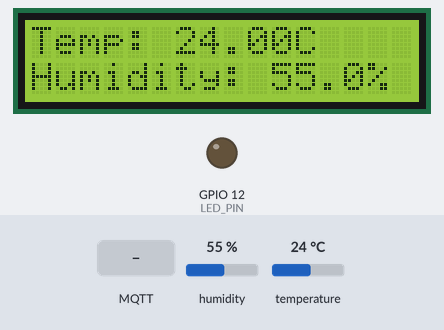
The sketch below on a simulated ESP32. Parts: 16×2 character LCD, output pins drawn as LEDs (lit = HIGH). Inputs (shaded band) come from the test bench; at power-on: humidity 55 %, temperature 24 °C. WiFi joins after 1.5 s; servers stay silent unless stated; no MQTT or app messages arrive unless stated; what the sketch prints to the serial monitor is not drawn.

Above: at 2.8 s.
2.9 s: MQTT message "1" arrives on the first subscribed topic
At 3.41 s:
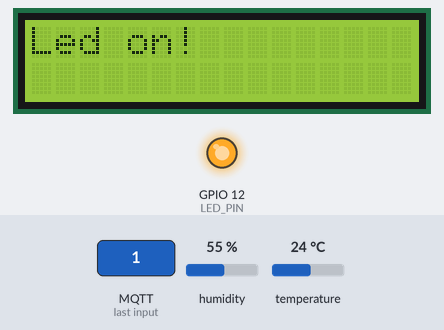
5.1 s: MQTT message "0" arrives on the first subscribed topic
At 5.42 s:
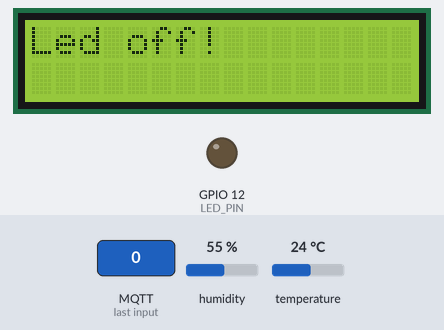
7.1 s: humidity set to 22 %
At 8.3 s:
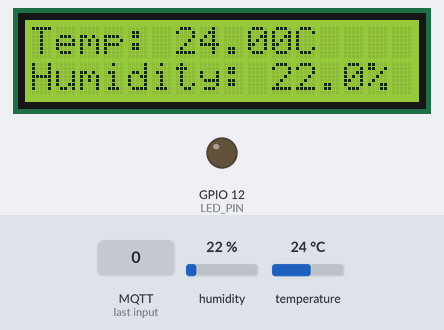
8.6 s: temperature set to 12 °C
At 9.5 s:
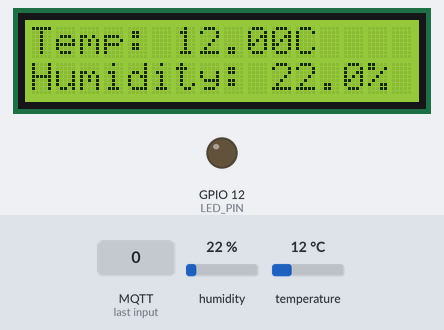
10.1 s: humidity set to 40 %
At 10.7 s:
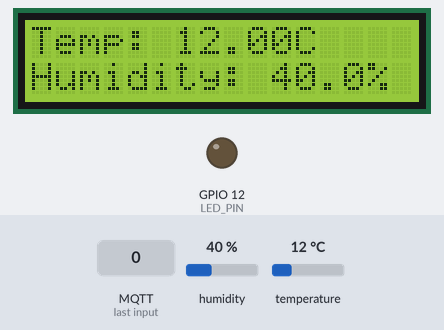
11.6 s: temperature set to 19 °C
At 13.1 s:
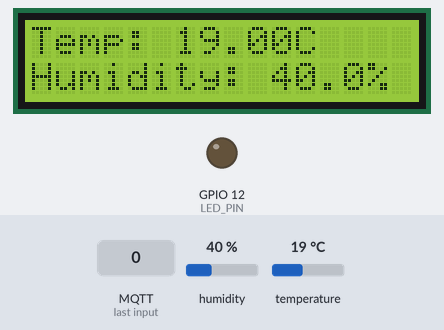
Timing chart, 0 to 14.1 s (numbered marks = the images above; inputs shaded):
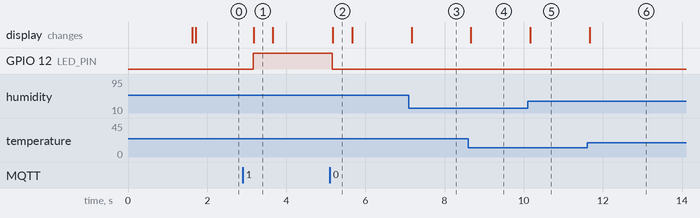

The sketch:

sketch.ino
```cpp
/*
  Based on:
    https://wokwi.com/projects/322524997423727188
    https://wokwi.com/projects/321525495180034642
*/

#include <DHTesp.h>
#include <PubSubClient.h>
#include <LiquidCrystal_I2C.h>
#include <Wire.h>
#include <WiFi.h>

// Define the LCD screen
LiquidCrystal_I2C LCD = LiquidCrystal_I2C(0x27, 16, 2);

// Define random ID
String ID_MQTT = "esp32_mqtt";
char *letters = "abcdefghijklmnopqrstuvwxyz0123456789";

// Define MQTT Topics
#define ON_OFF  "randomonofftopic"
#define HUMIDITY "randomhumiditytopic"
#define TEMPERATURE "randomtemperaturetopic"

// Update every 1 seconds
#define PUBLISH_DELAY 500
unsigned long publishUpdate;

// Wi-Fi settinges
const char *SSID = "Wokwi-GUEST";
const char *PASSWORD = "";

// Define MQTT Broker and PORT
const char *BROKER_MQTT = "broker.hivemq.com";
int BROKER_PORT = 1883;

static char strTemperature[10] = {0};
static char strHumidity[10] = {0};

// Defined ports
const int DHT_PIN = 15;
const int LED_PIN = 12;

// Global variables
WiFiClient espClient;
PubSubClient MQTT(espClient);
DHTesp dhtSensor;

// Declarations
void startWifi(void);

void initMQTT(void);

void callbackMQTT(char *topic, byte *payload, unsigned int length);

void reconnectMQTT(void);

void reconnectWiFi(void);

void checkWiFIAndMQTT(void);


// Starts the Wi-Fi
void startWifi(void) {
  reconnectWiFi();
}

// Starts everything from MQTT
void initMQTT(void) {
  MQTT.setServer(BROKER_MQTT, BROKER_PORT);
  MQTT.setCallback(callbackMQTT);
}

// Callback from Android
// --- Get the messages here
void callbackMQTT(char *topic, byte *payload, unsigned int length) {
  String msg;

  // Convert payload to string
  for (int i = 0; i < length; i++) {
    char c = (char) payload[i];
    msg += c;
  }

  Serial.printf("Topic: %s\n", topic);
  Serial.printf("Message: %s\n", msg, topic);


  if (msg.equals("1")) {
    digitalWrite(LED_PIN, HIGH);
    LCD.clear();
    LCD.setCursor(0, 0);
    LCD.print("Led on!");
  }
  if (msg.equals("0")) {
    digitalWrite(LED_PIN, LOW);
    LCD.clear();
    LCD.setCursor(0, 0);
    LCD.print("Led off!");
  }

}

// Connects to the Broker with a specific random ID
void reconnectMQTT(void) {
  while (!MQTT.connected()) {
    Serial.print("* Starting connection with broker: ");
    Serial.println(BROKER_MQTT);

    if (MQTT.connect(ID_MQTT.c_str())) {
      Serial.print("* Connected to broker successfully with ID: ");
      Serial.println(ID_MQTT);
      MQTT.subscribe(ON_OFF);
    } else {
      Serial.println("* Failed to connected to broker. Trying again in 2 seconds.");
      delay(2000);
    }
  }
}

// Checks both Wi-Fi and MQTT state, and reconnects if something failed.
void checkWiFIAndMQTT(void) {
  if (!MQTT.connected())
    reconnectMQTT();
  reconnectWiFi();
}

void reconnectWiFi(void) {
  if (WiFi.status() == WL_CONNECTED)
    return;

  WiFi.begin(SSID, PASSWORD); // Conecta na rede WI-FI

  Serial.print("* Connecting to Wifi ");
  while (WiFi.status() != WL_CONNECTED) {
    delay(100);
    Serial.print(".");
  }

  Serial.println("");
  Serial.print("* Successfully connected to Wi-Fi, with local IP: ");
  Serial.println(WiFi.localIP());

  LCD.clear();
  LCD.setCursor(0, 0);
  LCD.print("Finished!");
  LCD.setCursor(0, 1);
  LCD.print("-- ");
  LCD.print(WiFi.localIP());
}

// ==========================================
void setup() {
  Serial.begin(115200);

  LCD.init();
  LCD.backlight();
  LCD.setCursor(0, 0);
  LCD.print("Initializing...");
  LCD.setCursor(0, 1);
  LCD.print("Please wait...");
  pinMode(LED_PIN, OUTPUT);
  digitalWrite(LED_PIN, LOW);

  dhtSensor.setup(DHT_PIN, DHTesp::DHT22);

  startWifi();
  initMQTT();
}

void loop() {
  // Loop every 1 second
  if ((millis() - publishUpdate) >= PUBLISH_DELAY) {
    publishUpdate = millis();
    // Check if Wi-Fi and MQTT are up.
    checkWiFIAndMQTT();

    // Get data from sensor
    TempAndHumidity data = dhtSensor.getTempAndHumidity();

    // Check if data is valid
    if (!isnan(data.temperature) && !isnan(data.humidity)) {
      LCD.clear();
      LCD.setCursor(0, 0);
      LCD.print("Temp: " + String(data.temperature, 2) + "C");
      LCD.setCursor(0, 1);
      LCD.print("Humidity: " + String(data.humidity, 1) + "%");

      // // Convert String to const char*
      // const char* temperaturePayload = String(data.temperature, 2).c_str();
      // const char* humidityPayload = String(data.humidity, 1).c_str();

      sprintf(strTemperature, "%.2f", data.temperature);
      sprintf(strHumidity, "%.2f", data.humidity);

      // Print for debugging
      Serial.print("Temperature Payload: ");
      Serial.println(strTemperature);
      Serial.print("Humidity Payload: ");
      Serial.println(strHumidity);

      // Publish using the converted payloads
      MQTT.publish(TEMPERATURE, strTemperature);
      MQTT.publish(HUMIDITY, strHumidity);
    } else {
      Serial.println("Error: Invalid data from DHT sensor");
    }

    // MQTT Keep-alive loop
    MQTT.loop();
  }
}
```

Measured:
- after the input at 2.9 s, GPIO 12 (LED_PIN): LOW → HIGH after 0.26 s; the display: changes after 0.27 s (image 1)
- after the input at 5.1 s, GPIO 12 (LED_PIN): HIGH → LOW after 0.07 s; the display: changes after 0.08 s (image 2)
- after the input at 7.1 s, the display: changes after 0.06 s (image 3)
- after the input at 8.6 s, the display: changes after 0.06 s (image 4)
- after the input at 10.1 s, the display: changes after 0.06 s (image 5)
- after the input at 11.6 s, the display: changes after 0.07 s (image 6)
- what the display in image 1 shows lasts 0.5 s, from 3.2 s to 3.7 s
